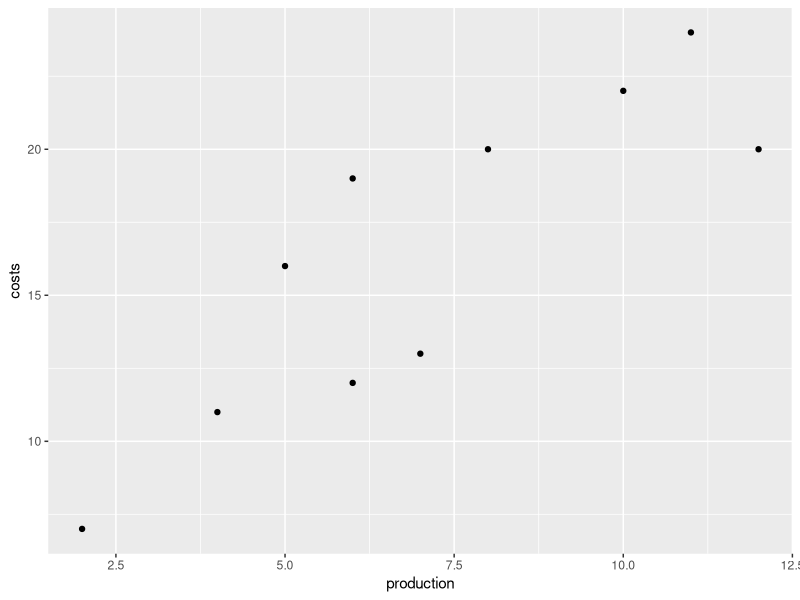
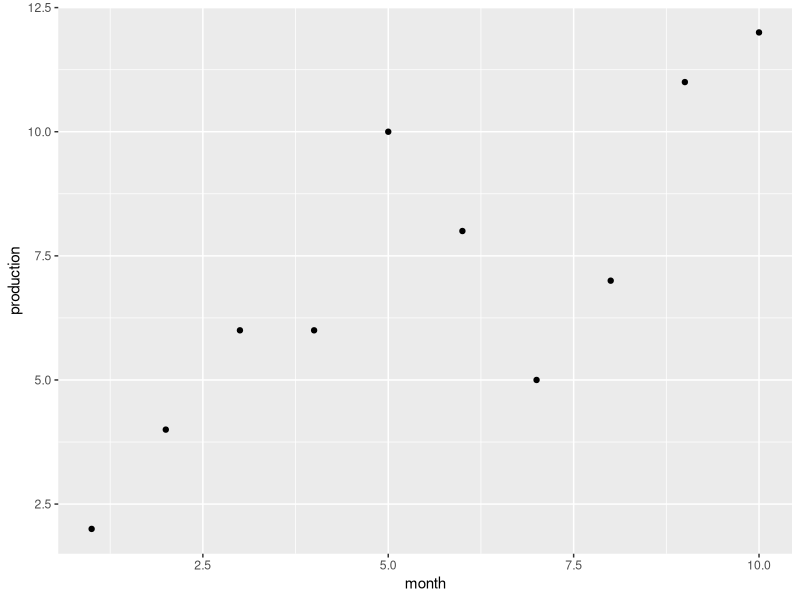
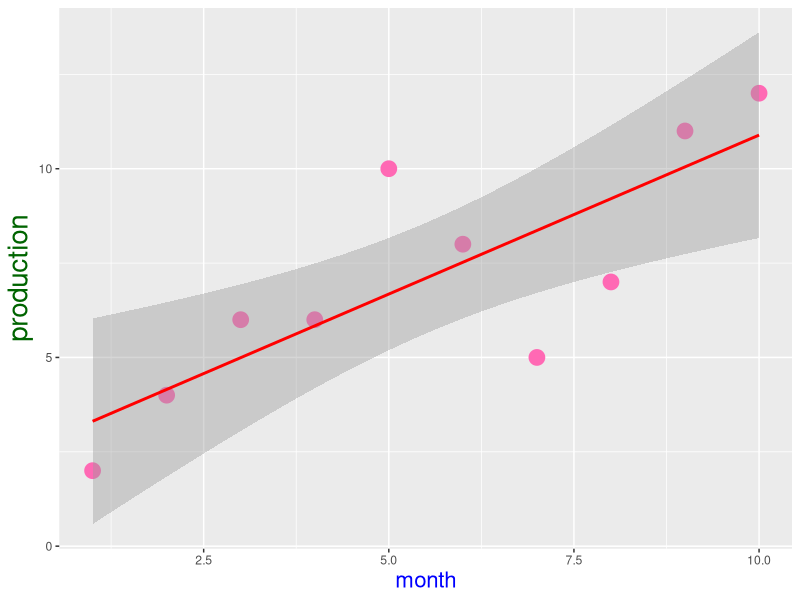

These figures' R source, in order:
## ---- chunk 1
knitr::opts_chunk$set(echo = TRUE)
## ---- chunk 2
library(readr) # Loads in the library readr
## ---- chunk 3
production<-c(2, 4,6,6,10, 8, 5, 7, 11, 12)
costs<-c(7,11, 12, 19, 22, 20, 16, 13, 24, 20)

df<-as.data.frame(cbind(production,costs))

library(ggplot2)

ggplot(df,aes(x=production,y=costs))+geom_point()
## ---- chunk 4
month<-c(1:10)
df<-cbind(df,month)

ggplot(df,aes(x=month,y=production))+geom_point()
## ---- chunk 5

ggplot(df,aes(x=month,y=production))+geom_point(size=5,col="hotpink")+geom_smooth(method="lm",col="red")+theme(axis.title.x = element_text(size=16, colour = "blue"),
                                                                                                     axis.title.y = element_text(size=20, colour = "darkgreen"))
